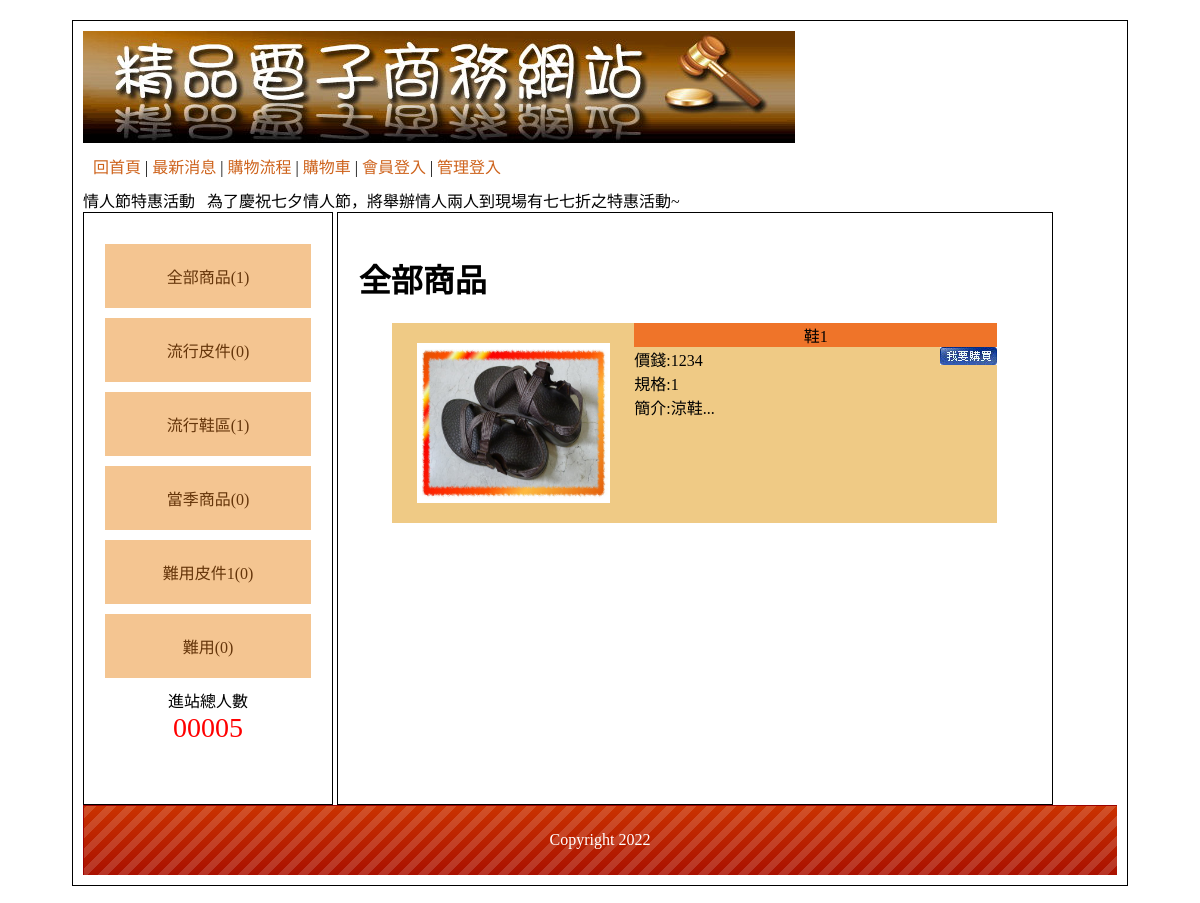
The page /filezilla/bq04/index.php on the database its author committed.
### tables this page shows
CREATE TABLE `bq4_type` (
  `id` int(10) UNSIGNED NOT NULL,
  `name` text NOT NULL COMMENT '選單名稱',
  `parent` int(2) NOT NULL DEFAULT 0 COMMENT '大分類'
);

CREATE TABLE `bq4_goods` (
  `id` int(10) UNSIGNED NOT NULL COMMENT '編號',
  `no` text NOT NULL COMMENT '商品編號',
  `name` text NOT NULL COMMENT '商品名稱',
  `price` int(5) NOT NULL COMMENT '商品單價',
  `stock` int(5) NOT NULL COMMENT '庫存量',
  `spec` text NOT NULL COMMENT '規格',
  `intro` text NOT NULL COMMENT '商品簡介',
  `img` text NOT NULL COMMENT '商品圖片',
  `big` int(5) NOT NULL COMMENT '大分類',
  `mid` int(5) NOT NULL COMMENT '次分類',
  `sh` int(2) NOT NULL COMMENT '上架'
);

CREATE TABLE `bq4_bottom` (
  `id` int(10) UNSIGNED NOT NULL,
  `bottom` text NOT NULL COMMENT '頁尾版權'
);

### filezilla/bq04/base.php (called while the page is built, shortened)
<?php
class DB
{
    protected $dsn = "mysql:host=localhost;charset=utf8;dbname=s1100401",
        $table,
        $pdo;
    function __construct($table)
    {
        $this->table = $table;
        $this->pdo = new PDO($this->dsn, $this->user = 's1100401', $this->pw = 's1100401');
    }
    function find($id)
    {
        $sql = "SELECT * FROM $this->table WHERE ";
        if (is_array($id)) {
            foreach ($id as $k => $v) {
                $tmp[] = "`$k`='$v'";
            }
            $sql .= implode(" AND ", $tmp);
        } else {
            $sql .= "`id`='$id'";
        }
        return $this->pdo->query($sql)->fetch(PDO::FETCH_ASSOC);
    }
    function all(...$arg)
    {
        $sql = "SELECT * FROM $this->table ";
        switch (count($arg)) {
            case 1:
                if (is_array($arg[0])) {
                    foreach ($arg[0] as $k => $v) {
                        $tmp[] = "`$k`='$v'";
                    }
                    $sql .= " WHERE " . implode(" AND ", $tmp);
                } else {
                    $sql .= $arg[0];
                }
                break;
        }
        return $this->pdo->query($sql)->fetchAll(PDO::FETCH_ASSOC);
    }
    function math($m, $c, ...$arg)
    {
        $sql = "SELECT $m($c) FROM $this->table ";
        switch (count($arg)) {
            case 1:
                if (is_array($arg[0])) {
                    foreach ($arg[0] as $k => $v) {
                        $tmp[] = "`$k`='$v'";
                    }
                    $sql .= " WHERE " . implode(" AND ", $tmp);
                } else {
                    $sql .= $arg[0];
                }
                break;
        }
        return $this->pdo->query($sql)->fetchColumn();
    }
}
$Bottom = new DB('bq4_bottom');
$Goods = new DB('bq4_goods');
$Type = new DB('bq4_type');

### filezilla/bq04/index.php (the view, shortened to what this page needs)
<?php
include_once "base.php";
?>
<!DOCTYPE html PUBLIC "-//W3C//DTD XHTML 1.0 Transitional//EN" "http://www.w3.org/TR/xhtml1/DTD/xhtml1-transitional.dtd">
<html xmlns="http://www.w3.org/1999/xhtml">
<head>
        <link href="css/css.css" rel="stylesheet" type="text/css">
</head>
<body>
        <div id="main">
                <div id="top">
                        <a href="?">
                                <img src="icon/0416.jpg">
                        </a>
                        <div style="padding:10px;">
                                <a href="index.php">回首頁</a> |
                                <a href="?do=news">最新消息</a> |
                                <a href="?do=look">購物流程</a> |
                                <a href="?do=buycart">購物車</a> |
                                <?php
                                if (isset($_SESSION['member'])) {
                                        echo "<a href='#' onclick=logout('member')>登出</a>";
                                } else {
                                        echo "<a href='?do=login'>會員登入</a>";
                                }
                                echo " | ";
                                if (isset($_SESSION['admin'])) {
                                        echo "<a href='back.php'>返回管理</a>";
                                } else {
                                        echo "<a href='?do=admin'>管理登入</a>";
                                }
                                ?>
                        </div>
                        <marquee>
                                情人節特惠活動 &nbsp; 為了慶祝七夕情人節，將舉辦情人兩人到現場有七七折之特惠活動~
                        </marquee>
                </div>
                <div id="left" class="ct">
                        <div style="min-height:400px;">
                                <div class="ww">
                                        <a href="?type=0">全部商品(<?= $Goods->math('count', '*', ['sh' => 1]); ?>)</a>
                                </div>
                                <?php
                                $bigs = $Type->all(['parent' => 0]);
                                foreach ($bigs as $big) {
                                        echo "<div class='ww'>";
                                        echo "<a href='?type={$big['id']}'>";
                                        echo $big['name'];
                                        echo "(" . $Goods->math('count', '*', ['big' => $big['id'], 'sh' => 1]) . ")";
                                        echo "</a>";
                                        echo "</div>";
                                }
                                ?>
                        </div>
                        <span>
                                <div>進站總人數</div>
                                <div style="color:#f00; font-size:28px;">
                                        00005 </div>
                        </span>
                </div>
                <div id="right">
                        <?php
                        $do = $_GET['do'] ?? "main";
                        $file = "front/" . $do . ".php";
                        if (file_exists($file)) {
                                include $file;
                        } else {
                                include "front/main.php";
                        }
                        ?>
                </div>
                <div id="bottom" style="line-height:70px;background:url(icon/bot.png); color:#FFF;" class="ct">
                        <?= $Bottom->find(1)['bottom']; ?>
                </div>
        </div>
</body>
</html>

### filezilla/bq04/front/main.php (shortened to what this page needs)
<?php
$id = $_GET['type'] ?? 0;
if ($id == 0) {
    $nav = "全部商品";
    $goods = $Goods->all(['sh' => 1]);
}
?>
<h1><?= $nav; ?></h1>
<?php
foreach ($goods as $good) {
?>
    <div class="all" style="display:flex;height:200px;">
        <div class="pp" style="width:40%">
            <a href='?do=detail&id=<?= $good['id']; ?>' style="display:flex;height:100%;justify-content:center;align-items:center">
                <img src="img/<?= $good['img']; ?>" style="width:80%;height:80%">
            </a>
        </div>
        <div class="pp" style="width:60%">
            <div class="tt ct">
                <?= $good['name']; ?>
            </div>
            <div>
                價錢:<?= $good['price']; ?>
                <a href='?do=buycart&id=<?= $good['id']; ?>&qt=1' style="float:right">
                    <img src="icon/0402.jpg">
                </a>
            </div>
            <div>規格:<?= $good['spec']; ?></div>
            <div>簡介:<?= mb_substr($good['intro'], 0, 20); ?>...</div>
        </div>
    </div>
<?php
}
?>

### filezilla/bq04/css/css.css (style rules this page uses)
body { font-family:"微軟正黑體"; }
#main { width:1034px; padding:10px; margin:20px auto 20px auto; border:#000 solid 1px; min-height:768px; }
#top a { color:#CE631C; text-decoration:none; }
#left { display:inline-block; width:20%; padding:2%; min-height:550px; vertical-align:top; border:#000 1px solid; }
#left a { display:block; padding:20px 5px 20px 5px; text-decoration:none; background:#F4C591; margin:10px auto 10px auto; color:#65350A; }
.ct { text-align:center; }
#right { display:inline-block; width:65%; padding:2%; min-height:550px; border:#000 1px solid; }
#bottom { height:70px; background:url(icon/bot.png); background-size:cover; }
.all { width:90%; margin:10px auto 10px auto; }
.tt { background:#EF7429; }
.pp { background:#EFCA85; }

### rows shown on the page
bq4_type: name "流行皮件", math "0"
bq4_type: name "流行鞋區", math "1"
bq4_type: name "當季商品", math "0"
bq4_type: name "難用皮件1", math "0"
bq4_type: name "難用", math "0"
bq4_goods: img (picture), name "鞋1", price "1234", spec "1", intro "涼鞋"
bq4_bottom: bottom "Copyright 2022"

### other values the page prints
$Goods->math('count', '*', ['sh' => 1]) "1"
$nav "全部商品"
